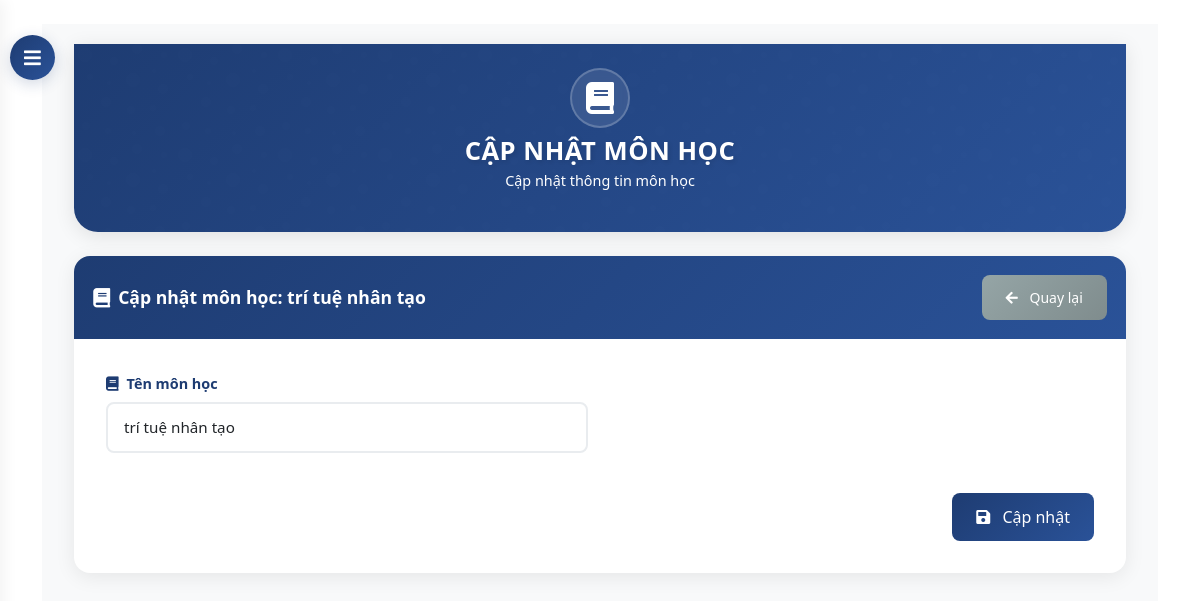
The page /subject/1/edit/ (signed in) on the database as committed earlier.
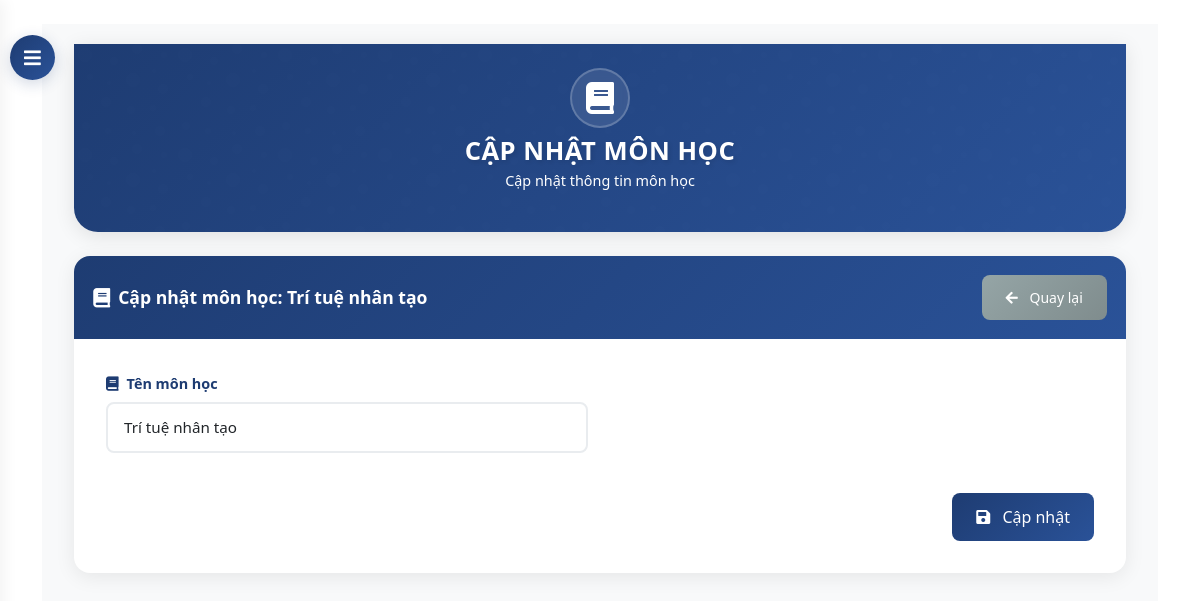
The same page on the database as committed later.
### core/models.py (models this page shows, shortened)
class Subject(models.Model):
    name = models.CharField(max_length=100)

### core/views.py (the view)
# urls.py: path('subject/<int:pk>/edit/', views.subject_edit, name='subject_edit'),
@login_required
@user_passes_test(is_admin)
def subject_edit(request, pk):
    subject = get_object_or_404(Subject, pk=pk)
    if request.method == 'POST':
        form = SubjectForm(request.POST, instance=subject)
        if form.is_valid():
            form.save()
            messages.success(request, 'Môn học đã được cập nhật.')
            return redirect('subject_list')
    else:
        form = SubjectForm(instance=subject)
    return render(request, 'core/admin/subject_form.html', {'form': form})

### core/forms.py
class SubjectForm(forms.ModelForm):
    class Meta:
        model = Subject
        fields = ['name']
        widgets = {
            'name': forms.TextInput(attrs={'class': 'form-control'})
        }

### core/views.py (called while the page is built)
def is_admin(user):
    return user.is_superuser

### templates/core/admin/subject_form.html (shortened to what this page needs)
{% extends 'base.html' %}
{% block content %}
<button id="sidebarCollapse">
    <i class="fas fa-bars"></i>
</button>
<div id="content">
    <div class="container-fluid">
        <div class="hero-section">
            <div class="container">
                <div class="row justify-content-center text-center">
                    <div class="col-md-8">
                        <div class="hero-icon">
                            <i class="fas fa-book"></i>
                        </div>
                        <h1 class="hero-title">
                            {% if form.instance.id %}
                                CẬP NHẬT MÔN HỌC
                            {% else %}
                                THÊM MỚI MÔN HỌC
                            {% endif %}
                        </h1>
                        <p class="hero-subtitle">
                            {% if form.instance.id %}
                                Cập nhật thông tin môn học
                            {% else %}
                                Thêm môn học mới vào hệ thống
                            {% endif %}
                        </p>
                    </div>
                </div>
            </div>
        </div>
        <div class="form-card">
            <div class="card-header d-flex justify-content-between align-items-center">
                <h4>
                    <i class="fas fa-book"></i>
                    {% if form.instance.id %}
                        Cập nhật môn học: {{ form.instance.name }}
                    {% else %}
                        Thêm mới môn học
                    {% endif %}
                </h4>
                <a href="{% url 'subject_list' %}" class="btn btn-secondary btn-sm">
                    <i class="fas fa-arrow-left"></i> Quay lại
                </a>
            </div>
            <div class="card-body">
                <form method="post" class="needs-validation" novalidate>
                    <div class="row">
                        <div class="col-md-6 mb-3">
                            <label class="form-label" for="{{ form.name.id_for_label }}">
                                <i class="fas fa-book me-2"></i>Tên môn học
                            </label>
                            {{ form.name }}
                        </div>
                    </div>
                    <div class="d-flex justify-content-end mt-4">
                        <button type="submit" class="btn btn-primary">
                            <i class="fas fa-save"></i>
                            {% if form.instance.id %}Cập nhật{% else %}Thêm mới{% endif %}
                        </button>
                    </div>
                </form>
            </div>
        </div>
    </div>
</div>
{% endblock %}

Rows that differ between the two databases and show on the page:
changed Subject: instance.name "trí tuệ nhân tạo" → "Trí tuệ nhân tạo"; name "trí tuệ nhân tạo" → "Trí tuệ nhân tạo"
